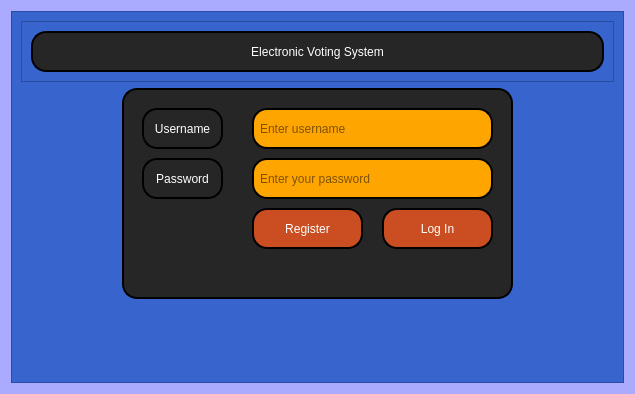
<?xml version="1.0" encoding="UTF-8"?>
<ui version="4.0">
 <class>MainForm</class>
 <widget class="QWidget" name="MainForm">
  <property name="geometry">
   <rect>
    <x>0</x>
    <y>0</y>
    <width>631</width>
    <height>399</height>
   </rect>
  </property>
  <property name="minimumSize">
   <size>
    <width>631</width>
    <height>399</height>
   </size>
  </property>
  <property name="maximumSize">
   <size>
    <width>631</width>
    <height>399</height>
   </size>
  </property>
  <property name="windowTitle">
   <string>E-Voting System</string>
  </property>
  <property name="styleSheet">
   <string notr="true">background-color: rgb(170, 170, 255);</string>
  </property>
  <layout class="QGridLayout" name="gridLayout">
   <property name="sizeConstraint">
    <enum>QLayout::SetFixedSize</enum>
   </property>
   <item row="0" column="0">
    <widget class="QFrame" name="MainFrame">
     <property name="minimumSize">
      <size>
       <width>613</width>
       <height>0</height>
      </size>
     </property>
     <property name="focusPolicy">
      <enum>Qt::StrongFocus</enum>
     </property>
     <property name="styleSheet">
      <string notr="true">background-color: rgb(55, 100, 205);</string>
     </property>
     <property name="frameShape">
      <enum>QFrame::StyledPanel</enum>
     </property>
     <property name="frameShadow">
      <enum>QFrame::Raised</enum>
     </property>
     <layout class="QGridLayout" name="gridLayout_2">
      <item row="1" column="1">
       <widget class="QFrame" name="frameBody">
        <property name="minimumSize">
         <size>
          <width>391</width>
          <height>211</height>
         </size>
        </property>
        <property name="styleSheet">
         <string notr="true">border-style: outset;
background-color: rgb(38,38,38);
border-width: 2px;
border-radius: 15px;
border-color: black;
padding: 4px;</string>
        </property>
        <property name="frameShape">
         <enum>QFrame::StyledPanel</enum>
        </property>
        <property name="frameShadow">
         <enum>QFrame::Raised</enum>
        </property>
        <widget class="QLabel" name="lblUsername">
         <property name="geometry">
          <rect>
           <x>20</x>
           <y>20</y>
           <width>81</width>
           <height>41</height>
          </rect>
         </property>
         <property name="styleSheet">
          <string notr="true">color:white;
border-style: outset;
border-width: 2px;
border-radius: 15px;
border-color: black;
padding: 4px;
</string>
         </property>
         <property name="text">
          <string>Username</string>
         </property>
         <property name="alignment">
          <set>Qt::AlignCenter</set>
         </property>
        </widget>
        <widget class="QLineEdit" name="lineEditUserName">
         <property name="geometry">
          <rect>
           <x>130</x>
           <y>20</y>
           <width>241</width>
           <height>41</height>
          </rect>
         </property>
         <property name="styleSheet">
          <string notr="true">background-color: orange;
border-style: outset;
border-width: 2px;
border-radius: 15px;
border-color: black;
padding: 4px;</string>
         </property>
         <property name="placeholderText">
          <string>Enter username</string>
         </property>
        </widget>
        <widget class="QLineEdit" name="lineEditPassword">
         <property name="geometry">
          <rect>
           <x>130</x>
           <y>70</y>
           <width>241</width>
           <height>41</height>
          </rect>
         </property>
         <property name="styleSheet">
          <string notr="true">background-color: orange;
border-style: outset;
border-width: 2px;
border-radius: 15px;
border-color: black;
padding: 4px;</string>
         </property>
         <property name="text">
          <string/>
         </property>
         <property name="echoMode">
          <enum>QLineEdit::Password</enum>
         </property>
         <property name="placeholderText">
          <string>Enter your password</string>
         </property>
        </widget>
        <widget class="QLabel" name="lblPassword">
         <property name="geometry">
          <rect>
           <x>20</x>
           <y>70</y>
           <width>81</width>
           <height>41</height>
          </rect>
         </property>
         <property name="styleSheet">
          <string notr="true">color: white;
border-style: outset;
border-width: 2px;
border-radius: 15px;
border-color: black;
padding: 4px;
text-align: center;</string>
         </property>
         <property name="text">
          <string>Password</string>
         </property>
         <property name="alignment">
          <set>Qt::AlignCenter</set>
         </property>
        </widget>
        <widget class="QPushButton" name="btnLogIn">
         <property name="geometry">
          <rect>
           <x>260</x>
           <y>120</y>
           <width>111</width>
           <height>41</height>
          </rect>
         </property>
         <property name="styleSheet">
          <string notr="true">background-color: rgb(202, 78, 34);
color: white;</string>
         </property>
         <property name="text">
          <string>Log In</string>
         </property>
        </widget>
        <widget class="QPushButton" name="btnRegister">
         <property name="geometry">
          <rect>
           <x>130</x>
           <y>120</y>
           <width>111</width>
           <height>41</height>
          </rect>
         </property>
         <property name="styleSheet">
          <string notr="true">background-color: rgb(202, 78, 34);
color: white;
border-style: outset;
border-width: 2px;
border-radius: 15px;
border-color: black;
padding: 4px;
text-align: center;</string>
         </property>
         <property name="text">
          <string>Register</string>
         </property>
        </widget>
        <zorder>lineEditUserName</zorder>
        <zorder>lineEditPassword</zorder>
        <zorder>lblPassword</zorder>
        <zorder>btnLogIn</zorder>
        <zorder>btnRegister</zorder>
        <zorder>lblUsername</zorder>
       </widget>
      </item>
      <item row="0" column="0" colspan="3">
       <widget class="QFrame" name="frameHeader">
        <property name="frameShape">
         <enum>QFrame::StyledPanel</enum>
        </property>
        <property name="frameShadow">
         <enum>QFrame::Raised</enum>
        </property>
        <layout class="QHBoxLayout" name="horizontalLayout">
         <item>
          <widget class="QPushButton" name="btnTitle">
           <property name="minimumSize">
            <size>
             <width>571</width>
             <height>41</height>
            </size>
           </property>
           <property name="focusPolicy">
            <enum>Qt::StrongFocus</enum>
           </property>
           <property name="styleSheet">
            <string notr="true">background-color: #262626;
font: 16pt &quot;MS Shell Dlg 2&quot;;
color: white;
border-style: outset;
border-width: 2px;
border-radius: 15px;
border-color: black;
padding: 4px;
text-align: center;</string>
           </property>
           <property name="text">
            <string>Electronic Voting System</string>
           </property>
          </widget>
         </item>
        </layout>
       </widget>
      </item>
      <item row="2" column="1">
       <spacer name="verticalSpacer">
        <property name="orientation">
         <enum>Qt::Vertical</enum>
        </property>
        <property name="sizeHint" stdset="0">
         <size>
          <width>17</width>
          <height>74</height>
         </size>
        </property>
       </spacer>
      </item>
     </layout>
    </widget>
   </item>
  </layout>
 </widget>
 <resources>
  <include location="../resource.qrc"/>
 </resources>
 <connections/>
</ui>
